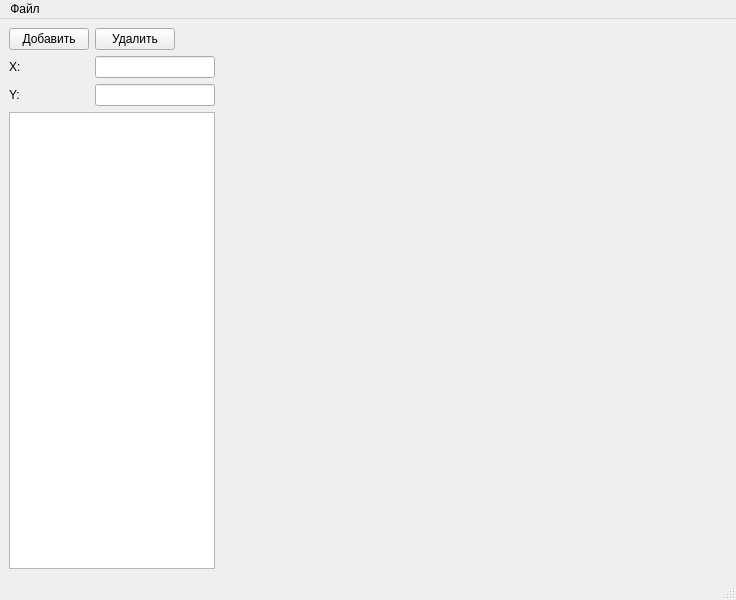
<?xml version="1.0" encoding="UTF-8"?>
<ui version="4.0">
 <class>MainWindow</class>
 <widget class="QMainWindow" name="MainWindow">
  <property name="geometry">
   <rect>
    <x>0</x>
    <y>0</y>
    <width>736</width>
    <height>600</height>
   </rect>
  </property>
  <property name="windowTitle">
   <string>MainWindow</string>
  </property>
  <widget class="QWidget" name="centralwidget">
   <layout class="QGridLayout" name="gridLayout">
    <item row="0" column="0">
     <widget class="QPushButton" name="buttonAdd">
      <property name="maximumSize">
       <size>
        <width>80</width>
        <height>16777215</height>
       </size>
      </property>
      <property name="text">
       <string>Добавить</string>
      </property>
     </widget>
    </item>
    <item row="0" column="1">
     <widget class="QPushButton" name="buttonRemove">
      <property name="maximumSize">
       <size>
        <width>80</width>
        <height>16777215</height>
       </size>
      </property>
      <property name="text">
       <string>Удалить</string>
      </property>
     </widget>
    </item>
    <item row="0" column="2" rowspan="4">
     <widget class="QCustomPlot" name="widget" native="true">
      <property name="minimumSize">
       <size>
        <width>500</width>
        <height>500</height>
       </size>
      </property>
     </widget>
    </item>
    <item row="1" column="0">
     <widget class="QLabel" name="labelX">
      <property name="maximumSize">
       <size>
        <width>20</width>
        <height>20</height>
       </size>
      </property>
      <property name="layoutDirection">
       <enum>Qt::LeftToRight</enum>
      </property>
      <property name="text">
       <string>X:</string>
      </property>
     </widget>
    </item>
    <item row="1" column="1">
     <widget class="QLineEdit" name="lineEditX">
      <property name="maximumSize">
       <size>
        <width>120</width>
        <height>30</height>
       </size>
      </property>
      <property name="layoutDirection">
       <enum>Qt::LeftToRight</enum>
      </property>
      <property name="autoFillBackground">
       <bool>false</bool>
      </property>
     </widget>
    </item>
    <item row="2" column="0">
     <widget class="QLabel" name="labelY">
      <property name="maximumSize">
       <size>
        <width>20</width>
        <height>20</height>
       </size>
      </property>
      <property name="text">
       <string>Y:</string>
      </property>
     </widget>
    </item>
    <item row="2" column="1">
     <widget class="QLineEdit" name="lineEditY">
      <property name="maximumSize">
       <size>
        <width>120</width>
        <height>30</height>
       </size>
      </property>
     </widget>
    </item>
    <item row="3" column="0" colspan="2">
     <widget class="QTableView" name="tableView">
      <property name="minimumSize">
       <size>
        <width>200</width>
        <height>0</height>
       </size>
      </property>
      <property name="editTriggers">
       <set>QAbstractItemView::NoEditTriggers</set>
      </property>
      <property name="cornerButtonEnabled">
       <bool>true</bool>
      </property>
      <attribute name="horizontalHeaderMinimumSectionSize">
       <number>50</number>
      </attribute>
      <attribute name="horizontalHeaderDefaultSectionSize">
       <number>90</number>
      </attribute>
      <attribute name="horizontalHeaderHighlightSections">
       <bool>false</bool>
      </attribute>
     </widget>
    </item>
   </layout>
  </widget>
  <widget class="QMenuBar" name="menubar">
   <property name="geometry">
    <rect>
     <x>0</x>
     <y>0</y>
     <width>736</width>
     <height>21</height>
    </rect>
   </property>
   <widget class="QMenu" name="menu">
    <property name="title">
     <string>Файл</string>
    </property>
    <addaction name="SaveAction"/>
    <addaction name="LoadAction"/>
    <addaction name="separator"/>
    <addaction name="ExitAction"/>
   </widget>
   <addaction name="menu"/>
  </widget>
  <widget class="QStatusBar" name="statusbar"/>
  <action name="LoadAction">
   <property name="text">
    <string>Загрузить</string>
   </property>
  </action>
  <action name="SaveAction">
   <property name="text">
    <string>Сохранить</string>
   </property>
  </action>
  <action name="ExitAction">
   <property name="text">
    <string>Выход</string>
   </property>
  </action>
 </widget>
 <customwidgets>
  <customwidget>
   <class>QCustomPlot</class>
   <extends>QWidget</extends>
   <header>qcustomplot.h</header>
   <container>1</container>
  </customwidget>
 </customwidgets>
 <resources/>
 <connections/>
</ui>
